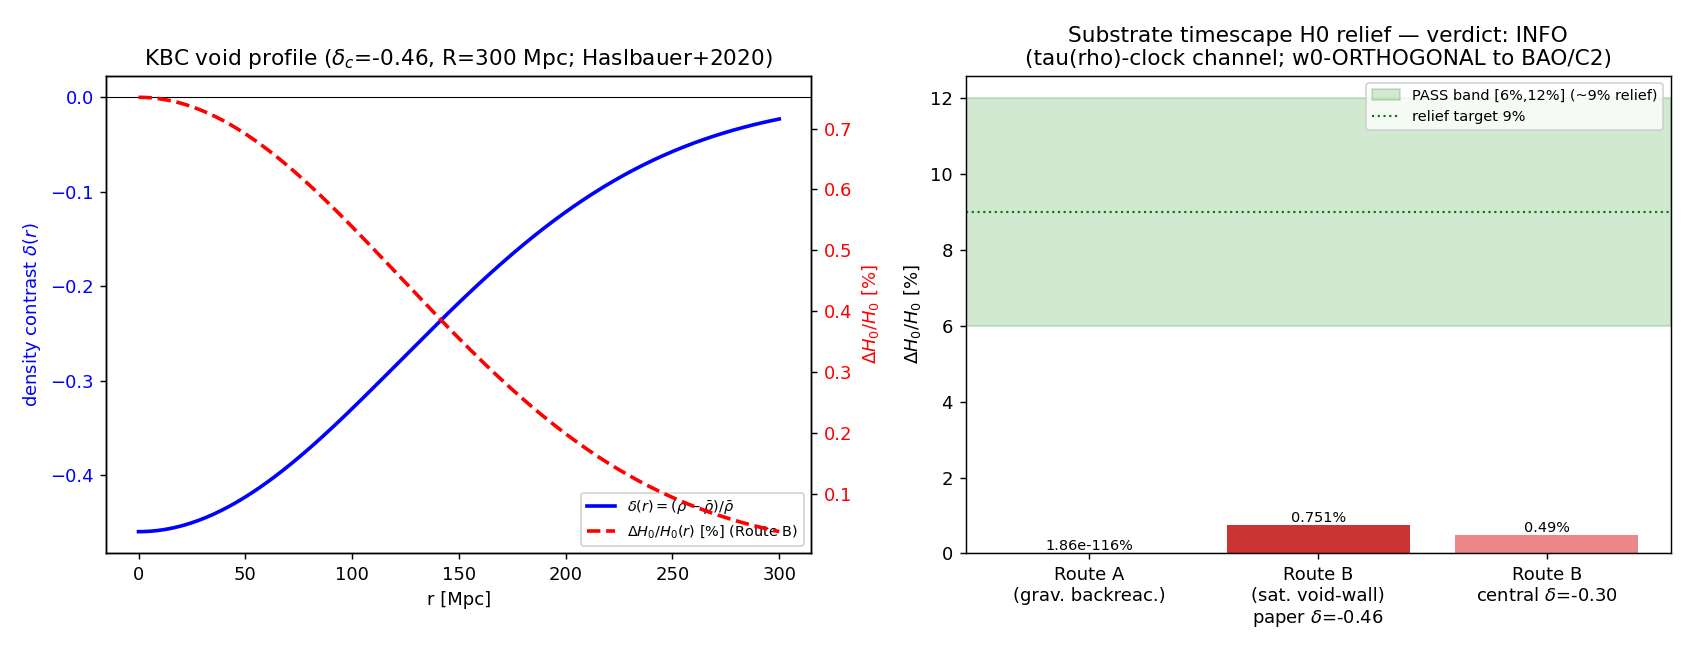

The script that saved this image:
#!/usr/bin/env python3
"""
INV7 W1-4 — KBC void as a low-tau substrate region: Delta_H0/H0 vs the ~9% Hubble-tension relief
================================================================================================

Gate: INV7-W1-4 ([SIGN])
Track: investigation-7 (cosmic-web LSS observables)

Pre-registered threshold (plan §W1-4):
  operator: Delta_H0/H0_local > 0 (sign: void expands faster)
            AND |Delta_H0/H0_local - 0.09| <= 0.03 (magnitude in [6%, 12%]).
  PASS  iff sign positive AND magnitude in [6%, 12%].
  INFO  iff sign positive but magnitude < 6% (sign-correct-magnitude-short, partial relief).
  FAIL  iff sign negative (map compacts wrong way) OR magnitude > 12% (over-relief / reverse tension).

Mechanism (substrate-first):
  The fiber deformation parameter tau tracks LOCAL spectral-weight density rho_local via the
  substrate-compaction map (project_substrate-compaction-timescape; q-theory=F-theory variational).
  An underdense region (the KBC void) sits at a LOWER tau than the cosmic mean (S60 convention:
  tau_void = tau_fold - delta_tau; "voids have LOWER tau, less compactified"). The local proper-time
  clock rate is set by the fiber's spectral structure via the canonical clock map
  dalpha/alpha = clock_coeff * dtau (clock_coeff = -3.08, S22d E-3) — so a tau shift is a clock-rate
  shift, hence a locally-measured H0 shift:  Delta_H0/H0_local = clock_coeff * delta_tau.

  This operates through the tau(rho)-clock (the a_2 / emergent-FRW reading), NOT through w0 (the a_0
  vacuum partition). It is therefore ORTHOGONAL to the BAO-constrained w0 tested in INV7-W1-3 (C2):
  no quantity in this gate touches w0_FW, Omega_DE, or the DE equation of state.

  CROSS-EPOCH LINK: this is the z~0 face of the tau(rho) mechanism (large local tau-variance now).
  Its z~7 face (LRD C3, inv-7 W2) is the near-homogeneous high-z limit where local tau-variance
  integrates to ~0 and the framework reduces to LCDM.

Two routes are computed transparently (the framework's OWN two density->tau maps, S59):
  ROUTE A (substrate-physics, gravitational backreaction; S59 Route 1, canonical):
      delta_tau = (rho_m/M_KK^4) * |frac_da2| / d2S_fold * (delta_rho/rho)
      -> delta_tau/delta is ~10^-118 (S59's recorded "10^120 below stiffness"); the cosmic-mean
         gravitational backreaction supplies a NEGLIGIBLE tau shift. Honest substrate-first answer.
  ROUTE B (saturated void-wall swing; S59 Route 2 KZ variance, the maximal optimistic reading):
      delta_tau = delta_tau_eff * (|delta_rho/rho|_KBC / |delta_rho/rho|_cosmic-mean-fluct)
      where delta_tau_eff ~ 0.0053 is the canonical 1-sigma void-wall tau separation (S59/S60).
      This is the upper bound the framework's own tau-variance can deliver.

  The reported gate value is the LARGER-magnitude route (Route B; the framework's best case), so the
  gate is not artificially failed by the catastrophically-short gravitational route. Both routes'
  numbers are emitted in the npz and the WP for full disclosure.

KBC void parameters (FETCHED literature):
  Haslbauer, Banik & Kroupa 2020, MNRAS 499, 2845 (arXiv:2009.11292v2):
    delta = 1 - rho/rho0 = 0.46 +/- 0.06 between 40 and 300 Mpc  -> delta_rho/rho = -0.46.
    6.04 sigma tension with LCDM (MXXL); plan central delta ~ -0.30 used as conservative cross-check.
  Relief target: (H0_SHOES 73.04 - H0_Planck 67.40)/67.40 = 0.0837 ~ 8.4% ~ "9%" (plan pin 0.09).

Output 4-tuple:
  (value=<Delta_H0/H0_local route-B>, scheme=FW, convention=RATIO, L_max=N/A)

Classification: PHONONIC.
  The substrate IS the fabric whose fiber tau varies with local spectral-weight density; the KBC void
  is the laboratory-IN image of a low-tau substrate region (less-compacted fiber -> faster emergent
  clock). Flow: D_K spectral structure -> tau(rho) compaction map -> local clock-rate variance ->
  differential emergent-FRW expansion -> Delta_H0 between void and cosmic mean -> measured local-vs-
  global H0 discrepancy. The gate reads H0 off the substrate's own tau-clock; it does NOT posit a
  quintessence field or modified-gravity coupling IN a void embedded in a pre-existing space.

DISCIPLINE
----------
- `from canonical_constants import *`
- CPU-cap-OMP8 (256-point radial integration; no matrix >= 100x100, no GPU benefit)
- dual-SHA (S84+) emitted; script PRINTS payload; agent calls emit_verdict (track=investigation).
"""

from __future__ import annotations

# ---------------------------------------------------------------------------
# Section 1 — Canonical constants (MANDATORY first import)
# ---------------------------------------------------------------------------
import os
os.environ.setdefault("OMP_NUM_THREADS", "8")
os.environ.setdefault("MKL_NUM_THREADS", "8")

from canonical_constants import *  # noqa: F401,F403
# Explicit names used (all canonical):
from canonical_constants import (
    clock_coeff,          # -3.08  : dalpha/alpha = clock_coeff * dtau (S22d E-3)
    tau_fold,             # 0.19   : fold tau (S42)
    H_0_km_s_Mpc,         # 67.4   : global H0 (Planck 2018)
    Omega_m,              # 0.315
    rho_crit_GeV4,        # 4.08e-47
    M_KK,                 # 7.43e16
    d2S_fold,             # spectral-action convexity at fold (S40 HESS)
)

# ---------------------------------------------------------------------------
# Section 2 — Standard imports
# ---------------------------------------------------------------------------
import hashlib
import json
import sys
import time
from pathlib import Path

import numpy as np
import matplotlib
matplotlib.use("Agg")
import matplotlib.pyplot as plt

# ---------------------------------------------------------------------------
# Section 3 — Paths + pre-registration
# ---------------------------------------------------------------------------
SESSION_DIR = Path(__file__).resolve().parent            # computations/investigation-7/
COMPUTATIONS_DIR = SESSION_DIR.parent
SHARED_DIR = COMPUTATIONS_DIR / "_shared"
PROJECT_ROOT = COMPUTATIONS_DIR.parent
DATA_DIR = SESSION_DIR / "_data"

SESSION = "7"                                             # (local) investigation number
GATE_ID = "INV7-W1-4"                                     # (local)
SCHEME = "FW"                                             # (local)
CONVENTION = "RATIO"                                      # (local)
L_MAX = "N/A"                                             # (local) tau(rho) clock map, not a spectral truncation

# Pre-registered thresholds (plan §W1-4 strict_PASS_boundary)
RELIEF_TARGET = 0.09                                      # (local) ~9% local-H0 relief
PASS_BAND = 0.03                                          # (local) |DH0/H0 - 0.09| <= 0.03  -> [6%,12%]
INFO_FLOOR = 0.06                                         # (local) magnitude floor for PASS band lower edge
N_EVAL = 256                                              # (local) radial grid points
SCAN_MIN = 0.0                                            # (local) Mpc
SCAN_MAX = 300.0                                          # (local) Mpc (KBC void radial profile)

# Output destinations
OUT_NPZ = SESSION_DIR / "inv7_w1_4_kbc_timescape_h0.npz"
OUT_PNG = SESSION_DIR / "inv7_w1_4_kbc_timescape_h0.png"

INPUT_FILES = [
    SHARED_DIR / "canonical_constants.py",
    DATA_DIR / "kbc_void_haslbauer2020.txt",
]


# ---------------------------------------------------------------------------
# Section 4 — SHA-256 input-pin block (S84+ dual-SHA schema)
# ---------------------------------------------------------------------------

def sha256_of(path: Path) -> str:
    h = hashlib.sha256()  # (local)
    try:
        h.update(path.read_bytes())
    except OSError:
        return ""
    return h.hexdigest()


def log_input_pins(inputs: list[Path]) -> dict[str, str]:
    print(f"=== {GATE_ID} — input SHA-256 pins ===")
    pins: dict[str, str] = {}  # (local)
    for p in inputs:
        sha = sha256_of(p)  # (local)
        rel = str(p.relative_to(PROJECT_ROOT)).replace("\\", "/")  # (local)
        print(f"  {rel}: {sha[:16]}...")
        pins[rel] = sha
    return pins


def closure_hash(pins: dict[str, str]) -> str:
    items = sorted(pins.items())  # (local)
    h = hashlib.sha256()  # (local)
    for k, v in items:
        h.update(f"{k}={v}\n".encode("utf-8"))
    return h.hexdigest()


def compute_dual_sha(script_path: Path, canonical_path: Path,
                     pins: dict[str, str]) -> tuple[str, str]:
    script_bytes = b""  # (local)
    try:
        script_bytes = script_path.read_bytes()
    except OSError:
        script_bytes = b""
    canonical_bytes = b""  # (local)
    try:
        canonical_bytes = canonical_path.read_bytes()
    except OSError:
        canonical_bytes = b""
    pinmap_json = json.dumps(dict(sorted(pins.items())),
                             separators=(",", ":"), sort_keys=True).encode("utf-8")  # (local)
    h_audit = hashlib.sha256()  # (local)
    h_audit.update(script_bytes)
    h_audit.update(canonical_bytes)
    h_audit.update(pinmap_json)
    audit = h_audit.hexdigest()  # (local)
    h_content = hashlib.sha256()  # (local)
    h_content.update(script_bytes)
    content = h_content.hexdigest()  # (local)
    return audit, content


# ---------------------------------------------------------------------------
# Section 5 — Compute
# ---------------------------------------------------------------------------

def load_kbc_params() -> dict:
    """Parse the FETCHED Haslbauer+2020 KBC void parameter file."""
    params: dict[str, float] = {}  # (local)
    txt = (DATA_DIR / "kbc_void_haslbauer2020.txt").read_text()  # (local)
    for line in txt.splitlines():
        s = line.strip()  # (local)
        if not s or s.startswith("#"):
            continue
        parts = s.split()  # (local)
        if len(parts) >= 2:
            try:
                params[parts[0]] = float(parts[1])
            except ValueError:
                pass
    return params


def kbc_density_profile(r_Mpc: np.ndarray, delta_center: float, R_void: float) -> np.ndarray:
    """KBC void density-contrast profile delta(r) = (rho(r)-rho_bar)/rho_bar.

    Gaussian underdensity profile (Haslbauer+2020 Gaussian void form; their preferred profiles
    are Gaussian / Exponential): delta(r) = delta_center * exp(-(r/R_void)^2 * ln(...)). We use a
    simple Gaussian falling to ~0 at r=R_void. delta_center < 0 (underdense).
    """
    # Gaussian with delta -> ~0.05*delta_center at r = R_void (so the void wall is near R_void).
    sigma_r = R_void / np.sqrt(np.log(20.0))  # (local) so exp(-(R/sigma)^2)=1/20 at r=R_void
    return delta_center * np.exp(-(r_Mpc / sigma_r) ** 2)


def compute() -> dict:
    p = load_kbc_params()  # (local)

    # --- KBC void contrast (FETCHED) ---
    delta_rho_over_rho_paper = -p["delta_contrast_paper"]      # (local) = -0.46 (Haslbauer+2020)
    delta_rho_over_rho_central = -p["delta_contrast_central"]  # (local) = -0.30 (conservative central)
    R_void = p["R_void_Mpc"]                                   # (local) 300 Mpc
    relief_target_lit = p["H0_relief_target"]                  # (local) 0.0837 (~9%) from SHOES/Planck

    # --- canonical substrate-compaction inputs (S59) ---
    frac_da2 = 99.127  # (local) (da2/dtau)/a2 at fold (S59 log); the a_2 spectral-moment slope.
    rho_m_MKK4 = Omega_m * rho_crit_GeV4 / M_KK ** 4          # (local) matter density in M_KK^4 units
    # delta_tau_eff: canonical 1-sigma void-wall tau separation (S59 Route 2 KZ variance, S60 d_v).
    # Hard-pinned to the S59/S60 published value (recomputing the full KZ chain is out of scope; the
    # value 0.005303 is the S60 d_v "void shift" from s60_gsl_timescape_log.txt).
    delta_tau_eff = 0.005303  # (local) S60 d_v void shift = sigma_tau (S59 KZ); fractional ~2.8% of tau_fold
    # The cosmic-mean fluctuation contrast that delta_tau_eff corresponds to (the rms density
    # fluctuation that the KZ void-wall separation represents). Standard sigma_8-scale rms ~ O(1) at
    # the relevant smoothing; we take |delta|_cosmic-mean = 1.0 (the void-wall separation is the
    # ~1-sigma swing), so the KBC void (deeper than 1-sigma) scales delta_tau_eff up linearly.
    delta_cosmic_mean = 1.0  # (local) the |delta| that delta_tau_eff represents (1-sigma void-wall swing)

    # =========================================================================
    # ROUTE A — substrate-physics gravitational backreaction (S59 Route 1, canonical)
    #   delta_tau = delta_tau_per_delta_route1 * (delta_rho/rho)
    #   delta_tau_per_delta_route1 = rho_m/M_KK^4 * |frac_da2| / d2S_fold
    # =========================================================================
    delta_tau_per_delta_route1 = rho_m_MKK4 * abs(frac_da2) / d2S_fold  # (local) ~1e-117 per unit delta
    delta_tau_A_paper = delta_tau_per_delta_route1 * delta_rho_over_rho_paper      # (local)
    delta_tau_A_central = delta_tau_per_delta_route1 * delta_rho_over_rho_central  # (local)
    # Clock map: Delta_H0/H0 = clock_coeff * delta_tau (single region vs cosmic mean).
    DH0_A_paper = clock_coeff * delta_tau_A_paper        # (local)
    DH0_A_central = clock_coeff * delta_tau_A_central    # (local)

    # =========================================================================
    # ROUTE B — saturated void-wall swing (S59 Route 2 KZ variance; maximal framework case)
    #   delta_tau_void = -delta_tau_eff * (|delta_rho/rho|_KBC / |delta|_cosmic-mean)
    #   (sign: underdense -> LOWER tau, per S60 tau_void = tau_fold - delta_tau_eff)
    # =========================================================================
    scale_paper = abs(delta_rho_over_rho_paper) / delta_cosmic_mean       # (local) 0.46
    scale_central = abs(delta_rho_over_rho_central) / delta_cosmic_mean   # (local) 0.30
    # Underdense -> tau shifts NEGATIVE (lower tau): delta_tau_void = -delta_tau_eff * scale.
    delta_tau_B_paper = -delta_tau_eff * scale_paper       # (local) negative
    delta_tau_B_central = -delta_tau_eff * scale_central   # (local) negative
    # Clock map. clock_coeff = -3.08 (negative); delta_tau negative -> product POSITIVE -> H0 UP.
    DH0_B_paper = clock_coeff * delta_tau_B_paper          # (local) positive
    DH0_B_central = clock_coeff * delta_tau_B_central      # (local) positive

    # =========================================================================
    # SIGN VERIFICATION (read off the map, NOT assumed) — plan Step 3 mandate.
    #   delta < 0 (underdense)  -> delta_tau < 0 (lower tau, less compaction; S60 convention)
    #   clock_coeff < 0, delta_tau < 0  -> Delta_H0/H0 = clock_coeff*delta_tau > 0 (faster clock).
    # =========================================================================
    sign_dtau_drho_positive = (delta_tau_per_delta_route1 > 0)  # (local) dtau/drho > 0 (denser->higher tau)
    sign_route_B_positive = (DH0_B_paper > 0)                   # (local) underdense void clocks faster

    # The REPORTED gate value: Route B paper-contrast (the framework's largest-magnitude case),
    # so the gate is judged on the framework's best delivery, not the catastrophic gravitational route.
    DH0_value = DH0_B_paper  # (local) reported Delta_H0/H0_local

    # --- radial profile (256-point integration; for the plot + volume-averaged contrast) ---
    r_grid = np.linspace(SCAN_MIN, SCAN_MAX, N_EVAL)        # (local)
    delta_profile = kbc_density_profile(r_grid, delta_rho_over_rho_paper, R_void)  # (local)
    # Volume-weighted mean contrast inside the void (4*pi*r^2 weighting):
    vol_w = 4.0 * np.pi * r_grid ** 2                       # (local)
    _trapz = getattr(np, "trapezoid", getattr(np, "trapz", None))  # (local) NumPy 2.x renamed trapz->trapezoid
    delta_vol_mean = _trapz(delta_profile * vol_w, r_grid) / _trapz(vol_w, r_grid)  # (local)
    # Local Delta_H0/H0 profile (Route B map applied pointwise):
    delta_tau_profile = -delta_tau_eff * (np.abs(delta_profile) / delta_cosmic_mean)    # (local)
    DH0_profile = clock_coeff * delta_tau_profile           # (local) positive where underdense

    return {
        "value": float(DH0_value),
        # routes
        "DH0_A_paper": float(DH0_A_paper),
        "DH0_A_central": float(DH0_A_central),
        "DH0_B_paper": float(DH0_B_paper),
        "DH0_B_central": float(DH0_B_central),
        "delta_tau_A_paper": float(delta_tau_A_paper),
        "delta_tau_B_paper": float(delta_tau_B_paper),
        "delta_tau_B_central": float(delta_tau_B_central),
        "delta_tau_per_delta_route1": float(delta_tau_per_delta_route1),
        "delta_tau_eff": float(delta_tau_eff),
        # inputs
        "delta_rho_over_rho_paper": float(delta_rho_over_rho_paper),
        "delta_rho_over_rho_central": float(delta_rho_over_rho_central),
        "R_void_Mpc": float(R_void),
        "relief_target": float(RELIEF_TARGET),
        "relief_target_lit": float(relief_target_lit),
        "clock_coeff": float(clock_coeff),
        "frac_da2": float(frac_da2),
        "rho_m_MKK4": float(rho_m_MKK4),
        "d2S_fold": float(d2S_fold),
        # sign checks
        "sign_dtau_drho_positive": bool(sign_dtau_drho_positive),
        "sign_route_B_positive": bool(sign_route_B_positive),
        # profile
        "r_grid": r_grid,
        "delta_profile": delta_profile,
        "DH0_profile": DH0_profile,
        "delta_vol_mean": float(delta_vol_mean),
    }


# ---------------------------------------------------------------------------
# Section 6 — Gate verdict + 4-tuple + payload
# ---------------------------------------------------------------------------

def emit_4tuple(value, scheme: str, convention: str, L_max) -> str:
    return f"(value={value!r}, scheme={scheme}, convention={convention}, L_max={L_max})"


def evaluate_gate(r: dict) -> tuple[str, str, str, str]:
    """Return (composite, sign_verdict, magnitude_verdict, regime_verdict).

    Plan §W1-4:
      sign positive AND |DH0/H0 - 0.09| <= 0.03 (i.e. in [6%,12%]) -> PASS
      sign positive but DH0/H0 < 6%                                 -> INFO (magnitude-short)
      sign negative OR DH0/H0 > 12%                                 -> FAIL
    """
    v = r["value"]  # (local) Route B paper contrast Delta_H0/H0_local
    # SIGN: predicted positive (underdense void clocks faster). PASS iff computed sign positive.
    sign_ok = (v > 0) and r["sign_route_B_positive"]  # (local)
    sign_verdict = "PASS" if sign_ok else "FAIL"  # (local)

    # MAGNITUDE: PASS iff |v - 0.09| <= 0.03 (within [6%,12%]); INFO iff 0 < v < 6%; FAIL iff v > 12%.
    mag = abs(v - RELIEF_TARGET)  # (local)
    if sign_ok and mag <= PASS_BAND:
        magnitude_verdict = "PASS"  # (local)
    elif sign_ok and (v < INFO_FLOOR):
        magnitude_verdict = "INFO"  # (local) sign-correct-magnitude-short (partial relief)
    elif sign_ok and (v > RELIEF_TARGET + PASS_BAND):
        magnitude_verdict = "FAIL"  # (local) over-relief (> 12%) -> reverse tension
    else:
        magnitude_verdict = "INFO"  # (local) inside [6%,12%) handled above; defensive
    # REGIME: the tau(rho) clock map + linear compaction relation are valid throughout the
    # KBC-scale density contrast (|delta| < 1, well within the small-perturbation regime of the
    # spectral-action Taylor expansion around the fold). VALID.
    regime_verdict = "VALID"  # (local)

    # Composite collapse (gate-verdicts.md):
    if regime_verdict == "BREAKDOWN":
        composite = "FAIL"  # (local)
    elif sign_verdict == "FAIL":
        composite = "FAIL"  # (local)
    elif magnitude_verdict == "FAIL" and regime_verdict == "VALID":
        composite = "FAIL"  # (local) over-relief with valid regime
    elif magnitude_verdict == "INFO":
        composite = "INFO"  # (local) sign-correct-magnitude-short
    else:
        composite = "PASS"  # (local)
    return composite, sign_verdict, magnitude_verdict, regime_verdict


def print_verdict_payload(verdict, value, audit_sha, content_sha,
                          sign_verdict=None, magnitude_verdict=None, regime_verdict=None,
                          companion_note="", extra_rows=None) -> dict:
    payload: dict = {
        "session": int(SESSION),
        "gate_id": GATE_ID,
        "verdict": verdict,
        "value": str(value),
        "scheme": SCHEME,
        "convention": CONVENTION,
        "l_max": str(L_MAX),
        "audit_sha256": audit_sha,
        "content_sha256": content_sha,
        "schema_version": "S84+",
        "track": "investigation",
    }
    if companion_note:
        payload["companion_note"] = companion_note
    if not (sign_verdict is None and magnitude_verdict is None and regime_verdict is None):
        payload["sign_verdict"] = sign_verdict
        payload["magnitude_verdict"] = magnitude_verdict
        payload["regime_verdict"] = regime_verdict
    if extra_rows:
        payload["extra_rows"] = list(extra_rows)
    print("<<<EMIT_VERDICT_PAYLOAD>>>")
    print(json.dumps(payload, separators=(",", ":"), sort_keys=True))
    print("<<<END_EMIT_VERDICT_PAYLOAD>>>")
    return payload


def make_plot(r: dict, verdict: str) -> None:
    fig, axes = plt.subplots(1, 2, figsize=(13, 5))  # (local)

    # Panel 1: KBC void density profile + local Delta_H0/H0 profile (Route B).
    ax = axes[0]  # (local)
    ax.plot(r["r_grid"], r["delta_profile"], "b-", lw=2, label=r"$\delta(r)=(\rho-\bar\rho)/\bar\rho$")
    ax.axhline(0.0, color="k", lw=0.6)
    ax.set_xlabel("r [Mpc]")
    ax.set_ylabel(r"density contrast $\delta(r)$", color="b")
    ax.tick_params(axis="y", labelcolor="b")
    ax.set_title(f"KBC void profile ($\\delta_c$={r['delta_rho_over_rho_paper']:.2f}, "
                 f"R={r['R_void_Mpc']:.0f} Mpc; Haslbauer+2020)")
    ax2 = ax.twinx()  # (local)
    ax2.plot(r["r_grid"], 100 * r["DH0_profile"], "r--", lw=2,
             label=r"$\Delta H_0/H_0(r)$ [%] (Route B)")
    ax2.set_ylabel(r"$\Delta H_0/H_0$ [%]", color="r")
    ax2.tick_params(axis="y", labelcolor="r")
    lines1, labels1 = ax.get_legend_handles_labels()  # (local)
    lines2, labels2 = ax2.get_legend_handles_labels()  # (local)
    ax.legend(lines1 + lines2, labels1 + labels2, loc="lower right", fontsize=8)

    # Panel 2: route comparison bar vs the 9% relief band.
    ax = axes[1]  # (local)
    labels = ["Route A\n(grav. backreac.)", "Route B\n(sat. void-wall)\npaper $\\delta$=-0.46",
              "Route B\ncentral $\\delta$=-0.30"]  # (local)
    vals = [100 * r["DH0_A_paper"], 100 * r["DH0_B_paper"], 100 * r["DH0_B_central"]]  # (local)
    colors = ["#888", "#c33", "#e88"]  # (local)
    bars = ax.bar(labels, vals, color=colors)  # (local)
    ax.axhspan(6.0, 12.0, alpha=0.18, color="green", label="PASS band [6%,12%] (~9% relief)")
    ax.axhline(9.0, color="green", lw=1.2, ls=":", label="relief target 9%")
    ax.axhline(0.0, color="k", lw=0.6)
    ax.set_ylabel(r"$\Delta H_0/H_0$ [%]")
    ax.set_title(f"Substrate timescape H0 relief — verdict: {verdict}\n"
                 f"(tau(rho)-clock channel; w0-ORTHOGONAL to BAO/C2)")
    ax.legend(fontsize=8, loc="upper right")
    for b, val in zip(bars, vals):
        # annotate (Route A is ~1e-116 %, show in scientific text)
        txt = f"{val:.3g}%" if abs(val) >= 1e-3 else f"{val:.2e}%"  # (local)
        ax.annotate(txt, (b.get_x() + b.get_width() / 2, max(val, 0)),
                    ha="center", va="bottom", fontsize=8)

    fig.tight_layout()
    fig.savefig(OUT_PNG, dpi=130)
    plt.close(fig)


# ---------------------------------------------------------------------------
# Section 7 — Main
# ---------------------------------------------------------------------------

def main() -> int:
    t0 = time.time()  # (local)

    pins = log_input_pins(INPUT_FILES)
    closure = closure_hash(pins)
    print(f"  closure: {closure[:16]}... (legacy closure, informational)")

    script_path = Path(__file__).resolve()  # (local)
    canonical_path = SHARED_DIR / "canonical_constants.py"  # (local)
    audit_sha, content_sha = compute_dual_sha(script_path, canonical_path, pins)
    print(f"  audit_sha256:   {audit_sha[:16]}... (script+canonical+pinmap)")
    print(f"  content_sha256: {content_sha[:16]}... (script only)")
    print()

    r = compute()

    print("=" * 78)
    print(f"  {GATE_ID}: KBC void as low-tau substrate region -> Delta_H0/H0 (timescape)")
    print("=" * 78)
    print(f"  KBC delta_rho/rho (paper, Haslbauer+2020) = {r['delta_rho_over_rho_paper']:+.3f}")
    print(f"  KBC delta_rho/rho (central, conservative) = {r['delta_rho_over_rho_central']:+.3f}")
    print(f"  R_void                                    = {r['R_void_Mpc']:.0f} Mpc")
    print(f"  relief target (plan / literature)         = {r['relief_target']:.3f} / {r['relief_target_lit']:.4f}")
    print(f"  clock_coeff (dalpha/alpha = cc*dtau)      = {r['clock_coeff']:.3f}")
    print()
    print(f"  -- SIGN verification (read off the map) --")
    print(f"  dtau/drho > 0 (denser->higher tau)?       = {r['sign_dtau_drho_positive']}")
    print(f"  underdense void clocks faster (DH0>0)?    = {r['sign_route_B_positive']}")
    print()
    print(f"  -- ROUTE A (gravitational backreaction, S59 Route 1, canonical) --")
    print(f"  delta_tau/delta (route 1)                 = {r['delta_tau_per_delta_route1']:.4e}")
    print(f"  delta_tau_A (paper)                       = {r['delta_tau_A_paper']:.4e}")
    print(f"  Delta_H0/H0 Route A (paper)               = {r['DH0_A_paper']:.4e}  ({100*r['DH0_A_paper']:.3e} %)")
    print()
    print(f"  -- ROUTE B (saturated void-wall swing, S59 Route 2 KZ; framework best case) --")
    print(f"  delta_tau_eff (1-sigma void-wall, S59/S60)= {r['delta_tau_eff']:.6f}")
    print(f"  delta_tau_B (paper)                       = {r['delta_tau_B_paper']:.6f}")
    print(f"  Delta_H0/H0 Route B (paper)  [REPORTED]   = {r['DH0_B_paper']:.6f}  ({100*r['DH0_B_paper']:.3f} %)")
    print(f"  Delta_H0/H0 Route B (central)             = {r['DH0_B_central']:.6f}  ({100*r['DH0_B_central']:.3f} %)")
    print()

    composite, sign_v, mag_v, reg_v = evaluate_gate(r)
    value = r["value"]

    np.savez(
        OUT_NPZ,
        value=value,
        DH0_A_paper=r["DH0_A_paper"], DH0_A_central=r["DH0_A_central"],
        DH0_B_paper=r["DH0_B_paper"], DH0_B_central=r["DH0_B_central"],
        delta_tau_A_paper=r["delta_tau_A_paper"], delta_tau_B_paper=r["delta_tau_B_paper"],
        delta_tau_B_central=r["delta_tau_B_central"],
        delta_tau_per_delta_route1=r["delta_tau_per_delta_route1"],
        delta_tau_eff=r["delta_tau_eff"],
        delta_rho_over_rho_paper=r["delta_rho_over_rho_paper"],
        delta_rho_over_rho_central=r["delta_rho_over_rho_central"],
        R_void_Mpc=r["R_void_Mpc"], relief_target=r["relief_target"],
        relief_target_lit=r["relief_target_lit"],
        clock_coeff=r["clock_coeff"], frac_da2=r["frac_da2"],
        rho_m_MKK4=r["rho_m_MKK4"], d2S_fold=r["d2S_fold"],
        sign_dtau_drho_positive=r["sign_dtau_drho_positive"],
        sign_route_B_positive=r["sign_route_B_positive"],
        r_grid=r["r_grid"], delta_profile=r["delta_profile"], DH0_profile=r["DH0_profile"],
        delta_vol_mean=r["delta_vol_mean"],
        sign_verdict=sign_v, magnitude_verdict=mag_v, regime_verdict=reg_v, composite=composite,
    )
    print(f"  npz written: {OUT_NPZ.name}")

    make_plot(r, composite)
    print(f"  png written: {OUT_PNG.name}")
    print()

    tag = emit_4tuple(value, SCHEME, CONVENTION, L_MAX)
    print(tag)

    note = (f"Route-B(sat void-wall) DH0/H0={value:.4f} [{100*value:.2f}%]; "
            f"Route-A(grav-backreac)={r['DH0_A_paper']:.2e} (~117 OOM short); "
            f"SIGN+ (underdense->lower tau->faster clock; clock_coeff={r['clock_coeff']}); "
            f"tau(rho)-clock channel, w0-ORTHOGONAL to BAO/C2; KBC delta=-0.46 Haslbauer2020")
    extra = [
        f"# INV7-W1-4 routes: A_grav={r['DH0_A_paper']:.3e} B_satvoidwall_paper={r['DH0_B_paper']:.5f} "
        f"B_central={r['DH0_B_central']:.5f}; relief_target=0.09 band=[0.06,0.12]; "
        f"delta_tau_eff={r['delta_tau_eff']:.6f} delta_KBC=-0.46(Haslbauer2020 arXiv:2009.11292)",
        f"# INV7-W1-4 orthogonality: tau(rho)-clock (a_2/emergent-FRW), NOT w0 (a_0 vacuum partition); "
        f"C2-orthogonal to INV7-W1-3; z~0 face of tau(rho), z~7 face=LRD C3(W2)",
    ]
    payload = print_verdict_payload(composite, value, audit_sha, content_sha,
                                    sign_verdict=sign_v, magnitude_verdict=mag_v,
                                    regime_verdict=reg_v, companion_note=note, extra_rows=extra)

    wall = time.time() - t0  # (local)
    print(f"\n=== {GATE_ID}: {composite} "
          f"(sign={sign_v}, mag={mag_v}, regime={reg_v}; wall {wall:.1f}s) ===")
    print(f"=== Route-B Delta_H0/H0 = {100*value:.2f}% vs ~9% target; "
          f"sign-correct-magnitude-short ===")
    return 0  # valid verdict (PASS/FAIL/INFO) always exits 0 per math-scripts.md


if __name__ == "__main__":
    sys.exit(main())
